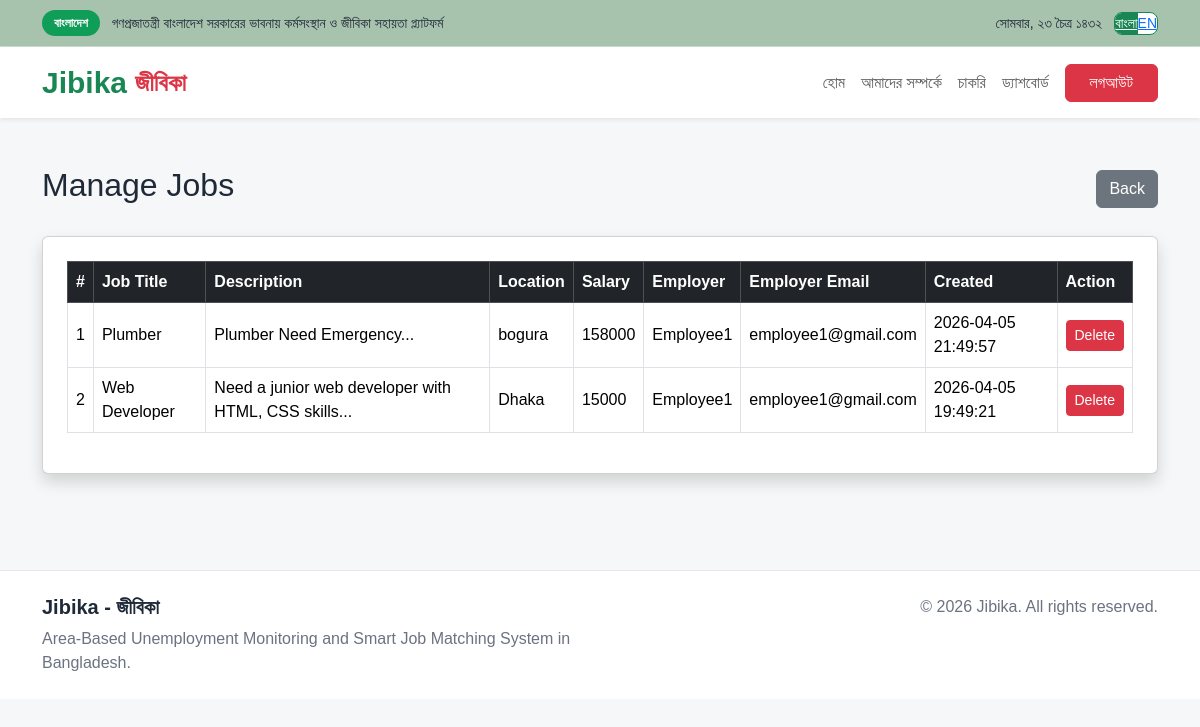
Page /main/jibika/admin/jobs.php (signed in) on the committed database.
### tables this page shows
CREATE TABLE `jobs` (
  `job_id` int(11) NOT NULL AUTO_INCREMENT,
  `employer_id` int(11) DEFAULT NULL,
  `title` varchar(150) DEFAULT NULL,
  `description` text DEFAULT NULL,
  `location` varchar(100) DEFAULT NULL,
  `salary` varchar(50) DEFAULT NULL,
  `created_at` timestamp NOT NULL DEFAULT current_timestamp(),
  `district_id` int(11) DEFAULT NULL,
  `upazila_id` int(11) DEFAULT NULL,
  `ward_id` int(11) DEFAULT NULL,
  PRIMARY KEY (`job_id`),
  KEY `fk_jobs_district` (`district_id`),
  KEY `fk_jobs_upazila` (`upazila_id`),
  KEY `fk_jobs_ward` (`ward_id`),
  CONSTRAINT `fk_jobs_district` FOREIGN KEY (`district_id`) REFERENCES `districts` (`district_id`) ON DELETE SET NULL,
  CONSTRAINT `fk_jobs_upazila` FOREIGN KEY (`upazila_id`) REFERENCES `upazilas` (`upazila_id`) ON DELETE SET NULL,
  CONSTRAINT `fk_jobs_ward` FOREIGN KEY (`ward_id`) REFERENCES `wards` (`ward_id`) ON DELETE SET NULL
);

CREATE TABLE `users` (
  `user_id` int(11) NOT NULL AUTO_INCREMENT,
  `full_name` varchar(100) DEFAULT NULL,
  `email` varchar(100) DEFAULT NULL,
  `phone` varchar(20) DEFAULT NULL,
  `password` varchar(255) DEFAULT NULL,
  `role` enum('job_seeker','employer','admin') NOT NULL,
  `created_at` timestamp NOT NULL DEFAULT current_timestamp(),
  PRIMARY KEY (`user_id`),
  UNIQUE KEY `email` (`email`)
);

### main/jibika/admin/jobs.php (the view, shortened to what this page needs)
<?php
include('../assets/config/db.php');
$sql = "SELECT jobs.*, users.full_name AS employer_name, users.email AS employer_email
        FROM jobs
        LEFT JOIN users ON jobs.employer_id = users.user_id
        ORDER BY jobs.job_id DESC";
$result = $conn->query($sql);
?>
<?php include('../includes/header.php'); ?>
<?php include('../includes/navbar.php'); ?>
<div class="container py-5">
    <div class="d-flex justify-content-between align-items-center mb-4">
        <h2>Manage Jobs</h2>
        <a href="dashboard.php" class="btn btn-secondary">Back</a>
    </div>
    <div class="card shadow p-4">
        <?php if ($result && $result->num_rows > 0): ?>
            <div class="table-responsive">
                <table class="table table-bordered table-hover align-middle">
                    <thead class="table-dark">
                        <tr>
                            <th>#</th>
                            <th>Job Title</th>
                            <th>Description</th>
                            <th>Location</th>
                            <th>Salary</th>
                            <th>Employer</th>
                            <th>Employer Email</th>
                            <th>Created</th>
                            <th>Action</th>
                        </tr>
                    </thead>
                    <tbody>
                        <?php $count = 1; ?>
                        <?php while ($row = $result->fetch_assoc()): ?>
                            <tr>
                                <td><?php echo $count++; ?></td>
                                <td><?php echo htmlspecialchars($row['title']); ?></td>
                                <td><?php echo htmlspecialchars(substr($row['description'], 0, 80)); ?>...</td>
                                <td><?php echo htmlspecialchars($row['location'] ?? ''); ?></td>
                                <td><?php echo htmlspecialchars($row['salary'] ?? 'Negotiable'); ?></td>
                                <td><?php echo htmlspecialchars($row['employer_name'] ?? 'N/A'); ?></td>
                                <td><?php echo htmlspecialchars($row['employer_email'] ?? 'N/A'); ?></td>
                                <td><?php echo htmlspecialchars($row['created_at'] ?? ''); ?></td>
                                <td>
                                    <a href="jobs.php?delete=<?php echo $row['job_id']; ?>"
                                       class="btn btn-danger btn-sm"
                                       onclick="return confirm('Delete this job?')">
                                       Delete
                                    </a>
                                </td>
                            </tr>
                        <?php endwhile; ?>
                    </tbody>
                </table>
            </div>
        <?php else: ?>
            <div class="alert alert-warning">No jobs found</div>
        <?php endif; ?>
    </div>
</div>
<?php include('../includes/footer.php'); ?>

### main/jibika/assets/css/style.css (style rules this page uses)
body { font-family: Arial, sans-serif; background-color: #f5f7f8; color: #1f2937; margin: 0; padding: 0; }
.container, .container-fluid { width: 100%; }

### rows in the picture
jobs: title "Plumber", description "Plumber Need Emergency", location "bogura", salary "158000", users.full_name "Employee1", users.email "employee1@gmail.com", created_at "2026-04-05 21:49:57"
jobs: title "Web Developer", description "Need a junior web developer with HTML, CSS skills", location "Dhaka", salary "15000", users.full_name "Employee1", users.email "employee1@gmail.com", created_at "2026-04-05 19:49:21"

### other values in the picture
$t['gov_badge'] "বাংলাদেশ"
$t['gov_text'] "গণপ্রজাতন্ত্রী বাংলাদেশ সরকারের ভাবনায় কর্মসংস্থান ও জীবিকা সহায়তা প্ল্যাটফর্ম"
$t['date'] "সোমবার, ২৩ চৈত্র ১৪৩২"
$t['home'] "হোম"
$t['about'] "আমাদের সম্পর্কে"
$t['jobs'] "চাকরি"
$t['dashboard'] "ড্যাশবোর্ড"
$t['logout'] "লগআউট"
